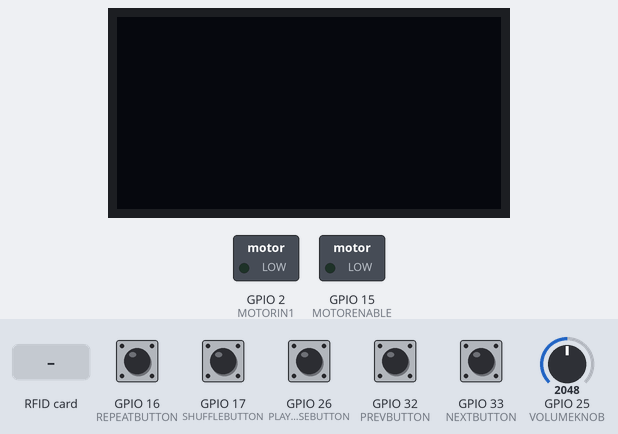
Recording of a program running on a simulated ESP32. On the bench: 128×64 one-colour display, switched loads named in the program (green lamp = pin HIGH). The test bench sets the inputs (shaded band); at power-on: GPIO 16 (REPEATBUTTON), GPIO 17 (SHUFFLEBUTTON), GPIO 26 (PLAYPAUSEBUTTON), GPIO 32 (PREVBUTTON), GPIO 33 (NEXTBUTTON) HIGH, GPIO 25 (VOLUMEKNOB) = 2048. What the program prints to the serial monitor is not drawn.

Above: at 1.2 s.
1.3 s: RFID card 81 C0 D7 1B held to the reader
At 2.4 s:
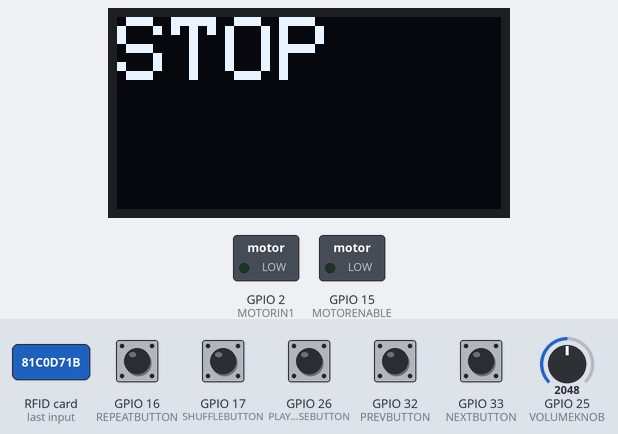
2.9 s: RFID card E3 3D F0 9A held to the reader
At 4.2 s:
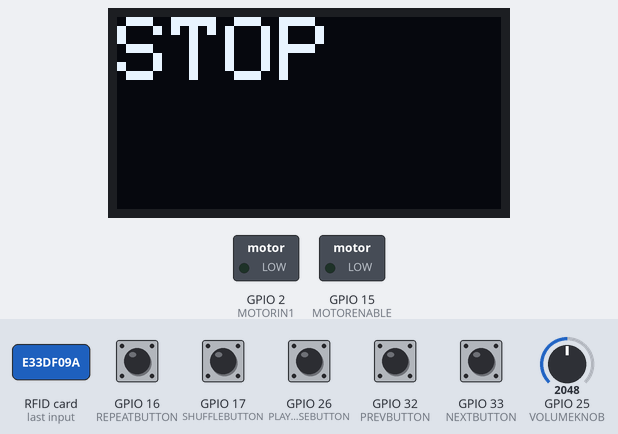
4.5 s: RFID card E3 FB 80 04 held to the reader
At 4.9 s:
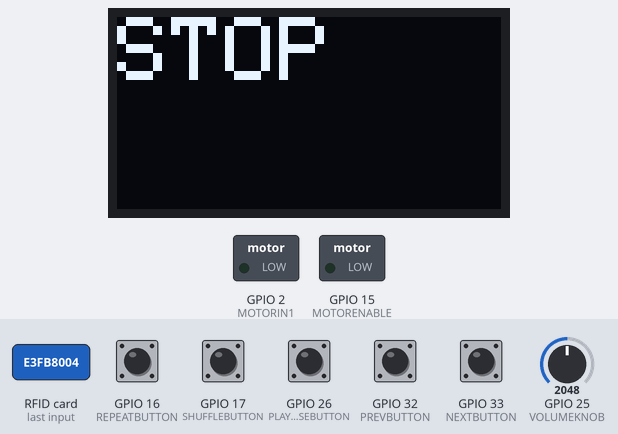
Timing chart, 0 to 7.5 s (numbered marks = the images above; inputs shaded):
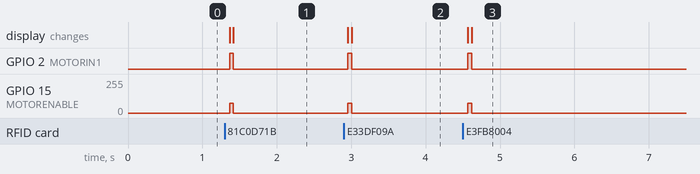

Measured:
- after the input at 1.3 s, GPIO 2 (MOTORIN1): LOW → HIGH after 0.07 s, → LOW 0.05 s later; GPIO 15 (MOTORENABLE): 0/255 → 75/255 after 0.07 s, → 0/255 0.05 s later; the display: first changes after 0.07 s (image 1 shows a later state)
- after the input at 2.9 s, GPIO 2 (MOTORIN1): LOW → HIGH after 0.05 s, → LOW 0.05 s later; GPIO 15 (MOTORENABLE): 0/255 → 75/255 after 0.05 s, → 0/255 0.05 s later; the display: first changes after 0.05 s (image 2 shows a later state)
- after the input at 4.5 s, GPIO 2 (MOTORIN1): LOW → HIGH after 0.07 s, → LOW 0.05 s later; GPIO 15 (MOTORENABLE): 0/255 → 75/255 after 0.07 s, → 0/255 0.05 s later; the display: first changes after 0.07 s (image 3 shows a later state)

The program:

main.cpp
```cpp
/*
main file for ESP32 microcontroller
will communicate with spotify controller file
using Serial communication
 */

#include <Adafruit_SSD1306.h>
#include <Arduino.h>
#include <MFRC522.h>
#include <SPI.h>

// import helper functions, pin numbers and objects
#include "ESP32Helper.hpp"

int volume = 0;
int newVolume;
String cardID;
String tempCardID;
bool isPlaying;

void setup() {
    // set pinMode for all pins
    pinMode(PLAYPAUSEBUTTON, INPUT_PULLUP);
    pinMode(NEXTBUTTON, INPUT_PULLUP);
    pinMode(PREVBUTTON, INPUT_PULLUP);
    pinMode(REPEATBUTTON, INPUT_PULLUP);
    pinMode(SHUFFLEBUTTON, INPUT_PULLUP);
    pinMode(VOLUMEKNOB, INPUT);
    pinMode(MOTORENABLE, OUTPUT);
    pinMode(MOTORIN1, OUTPUT);
    pinMode(MOTORIN2, OUTPUT);

    Serial.begin(115200);
    SPI.begin();
    rfid.PCD_Init();                            // init MFRC522
    display.begin(SSD1306_SWITCHCAPVCC, 0x3c);  // init OLED
}

void loop() {
    // get card id
    tempCardID = getCardID();

    // checks if card id is not the same as the last one
    // if changes, check if it is registered then play corresponding track
    if (tempCardID != cardID) {
        cardID = tempCardID;
        // Serial.println(cardID);
        if (cardID.equals(String("81 C0 D7 1B"))) {
            Serial.println("PLAYLIST CHRISTMAS HITS");
            displayText("PLAYING");
            isPlaying = true;
        } else if (cardID.equals(String("E3 3D F0 9A"))) {
            Serial.println("TRACK NEVER GONNA GIVE YOU UP");
            displayText("PLAYING");
            isPlaying = true;
        } else if (cardID.equals(String("E3 FB 80 04"))) {
            Serial.println("ALBUM BLUE NEIGHBORHOOD");
            displayText("PLAYING");
            isPlaying = true;
        } else if (cardID.equals(String("D3 5D 96 04"))) {
            Serial.println("ALBUM BEINGFUNNYINFOREIGNLANGUAGE");
            displayText("PLAYING");
            isPlaying = true;
        } else if (cardID.equals(String("03 6C EB 05"))) {
            Serial.println("ALBUM SMITHEREENS");
            displayText("PLAYING");
            isPlaying = true;
        } else if (cardID.equals(String("23 62 97 04"))) {
            Serial.println("PLAYLIST JOMS ESSENTIALS");
            displayText("PLAYING");
            isPlaying = true;
        } else if (cardID.equals(String("53 79 83 06"))) {
            Serial.println("ALBUM MAKING STEAK");
            displayText("PLAYING");
            isPlaying = true;
        } else {
            Serial.println("Stop");
            displayText("STOP");
            isPlaying = false;
        }
    }

    if (cardID != "") {
        if (volume != analogRead(VOLUMEKNOB)) {
            // average reading of potentiometer to decrease fluctuations
            int sum = 0;
            for (int i = 0; i < 5; i++) {
                sum += analogRead(VOLUMEKNOB);
            }
            newVolume = sum / 5;
            newVolume = map(newVolume, 0, 4095, 0, 100);
            // only send new volume if it is a significant change
            //(cannot update for every loop as Python script cannot keep up)
            if (abs(newVolume - volume) > 4) {
                volume = newVolume;
                Serial.print("Volume ");
                Serial.println(volume);
            }
        }

        // reads play/pause button input and print to Serial if pressed
        if (digitalRead(PLAYPAUSEBUTTON) == LOW) {
            Serial.println("Toggle Playback");
            if (isPlaying) {
                displayText("PAUSED");
                isPlaying = false;
            } else {
                displayText("PLAYING");
                isPlaying = true;
            }
            delay(200);
        }

        // reads repeat button input and print to Serial if pressed
        if (digitalRead(REPEATBUTTON) == LOW) {
            Serial.println("Toggle Repeat");
            delay(200);
        }

        // reads shuffle button input and print to Serial if pressed
        if (digitalRead(SHUFFLEBUTTON) == LOW) {
            Serial.println("Toggle Shuffle");
            delay(200);
        }

        // reads next button input and print to Serial if pressed
        if (digitalRead(NEXTBUTTON) == LOW) {
            Serial.println("Next");
            delay(200);
        }

        // reads previous button input and print to Serial if pressed
        if (digitalRead(PREVBUTTON) == LOW) {
            Serial.println("Previous");
            delay(200);
        }
    }

    // if isPlaying is 1 turn on motor else turn off motor
    if (isPlaying) {
        analogWrite(MOTORENABLE, 75);
        digitalWrite(MOTORIN1, HIGH);
        digitalWrite(MOTORIN2, LOW);
    } else {
        analogWrite(MOTORENABLE, 0);
        digitalWrite(MOTORIN1, LOW);
        digitalWrite(MOTORIN2, LOW);
    }
}

// // reads volume knob input and broadcast change if exist
//     if (volume) {
//         int newvolume = map(analogRead(VOLUMEKNOB), 0, 4095, 0, 100);
//         if (newvolume != volume) {
//             volume = newvolume;
//             Serial.print("Volume");
//             Serial.println(volume);
//         }
//     } else {
//         volume = map(analogRead(VOLUMEKNOB), 0, 4095, 0, 100);
//         Serial.print("Volume ");
//         Serial.println(volume);
//     }

//     // reads play/pause button input and print to Serial if pressed
//     if (digitalRead(PLAYPAUSEBUTTON) == LOW) {
//         Serial.println("Toggle Playback");
//     }

//     // reads repeat button input and print to Serial if pressed
//     if (digitalRead(REPEATBUTTON) == LOW) {
//         Serial.println("Toggle Repeat");
//     }

//     // reads shuffle button input and print to Serial if pressed
//     if (digitalRead(SHUFFLEBUTTON) == LOW) {
//         Serial.println("Toggle Shuffle");
//     }

//     // reads next button input and print to Serial if pressed
//     if (digitalRead(NEXTBUTTON) == LOW) {
//         Serial.println("Next");
//     }

//     // reads previous button input and print to Serial if pressed
//     if (digitalRead(PREVBUTTON) == LOW) {
//         Serial.println("Previous");
//     }
```

ESP32Helper.hpp
```cpp
/*
Helper functions for ESP32
includes all the header files for the RC522 RFID reader
and the SSD1306 OLED display
*/

#include <Adafruit_SSD1306.h>
#include <MFRC522.h>

#include "pinSettings.hpp"  // import pin numbers

MFRC522 rfid(SS_PIN, RST_PIN);
Adafruit_SSD1306 display(OLED_RESET);

void displayText(String text) {
    // display text on OLED
    display.clearDisplay();
    display.setTextSize(3);
    display.setTextColor(WHITE);
    display.setCursor(0, 0);
    display.println(text);
    display.display();
}

String getCardID() {
    // if card detected return its id
    if (rfid.PICC_IsNewCardPresent() && rfid.PICC_ReadCardSerial()) {
        // convert UID to string
        String content = "";
        for (byte i = 0; i < rfid.uid.size; i++) {
            content.concat(String(rfid.uid.uidByte[i] < 0x10 ? " 0" : " "));
            content.concat(String(rfid.uid.uidByte[i], HEX));
        }
        content.toUpperCase();
        content.trim();

        while (rfid.PICC_IsNewCardPresent() && rfid.PICC_ReadCardSerial()) {
            // do nothing
        }

        rfid.PICC_HaltA();
        rfid.PCD_StopCrypto1();
        return content;
    } else {
        return "";
    }
}
```

pinSettings.hpp
```cpp
/*
Storage file for declaring pin numbers
To be used by helper functions
*/

const int PLAYPAUSEBUTTON = 26;
const int NEXTBUTTON = 33;
const int PREVBUTTON = 32;
const int VOLUMEKNOB = 25;
const int REPEATBUTTON = 16;
const int SHUFFLEBUTTON = 17;

const int SS_PIN = 5;
const int RST_PIN = 27;
const int OLED_RESET = 4;
const int MOTORENABLE = 15;
const int MOTORIN1 = 2;
const int MOTORIN2 = 4;
```
